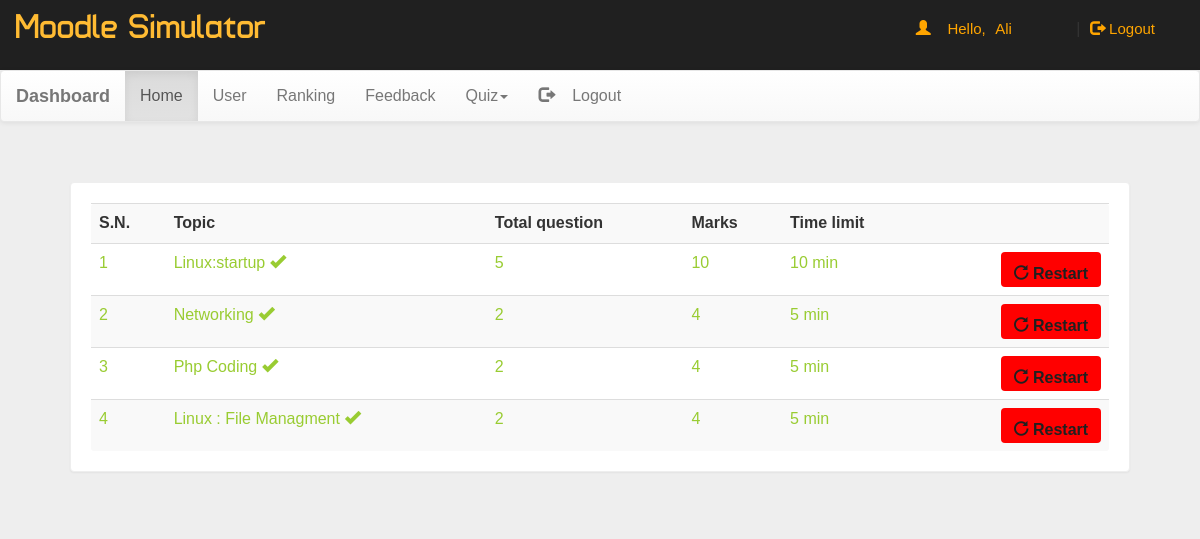
/dash.php (signed in), run on the app's committed database.
### tables this page shows
CREATE TABLE `quiz` (
  `eid` text NOT NULL,
  `title` varchar(100) NOT NULL,
  `sahi` int(11) NOT NULL,
  `wrong` int(11) NOT NULL,
  `total` int(11) NOT NULL,
  `time` bigint(20) NOT NULL,
  `intro` text NOT NULL,
  `tag` varchar(100) NOT NULL,
  `date` timestamp NOT NULL DEFAULT current_timestamp() ON UPDATE current_timestamp()
);

### dash.php (the view, shortened to what this page needs)
<!DOCTYPE >
<html>
<head>
<link  rel="stylesheet" href="css/bootstrap.min.css"/>
 <link  rel="stylesheet" href="css/bootstrap-theme.min.css"/>
 <link rel="stylesheet" href="css/main.css">
 <link  rel="stylesheet" href="css/font.css">
</head>
<body  style="background:#eee;">
<div class="header">
<div class="row">
<div class="col-lg-6">
<span class="logo">Moodle Simulator</span></div>
<?php
 include_once 'dbConnection.php';
$email=$_SESSION['email'];
  if(!(isset($_SESSION['email']))){
header("location:index.php");
}
else
{
$name = $_SESSION['name'];;
echo '<span class="pull-right top title1" ><span class="log1"><span class="glyphicon glyphicon-user" aria-hidden="true"></span>&nbsp;&nbsp;&nbsp;&nbsp;Hello,</span> <a href="account.php" class="log log1">'.$name.'</a>&nbsp;|&nbsp;<a href="logout.php?q=account.php" class="log"><span class="glyphicon glyphicon-log-out" aria-hidden="true"></span>&nbsp;Logout</button></a></span>';
}?>
</div></div>
<nav class="navbar navbar-default title1">
  <div class="container-fluid">
    <div class="navbar-header">
      <a class="navbar-brand" href="dash.php?q=0"><b>Dashboard</b></a>
    </div>
    <div class="collapse navbar-collapse" id="bs-example-navbar-collapse-1">
      <ul class="nav navbar-nav">
        <li <?php if(@$_GET['q']==0) echo'class="active"'; ?>><a href="dash.php?q=0">Home<span class="sr-only">(current)</span></a></li>
        <li <?php if(@$_GET['q']==1) echo'class="active"'; ?>><a href="dash.php?q=1">User</a></li>
		<li <?php if(@$_GET['q']==2) echo'class="active"'; ?>><a href="dash.php?q=2">Ranking</a></li>
		<li <?php if(@$_GET['q']==3) echo'class="active"'; ?>><a href="dash.php?q=3">Feedback</a></li>
        <li class="dropdown <?php if(@$_GET['q']==4 || @$_GET['q']==5) echo'active"'; ?>">
          <a href="#" class="dropdown-toggle" data-toggle="dropdown" role="button" aria-haspopup="true" aria-expanded="false">Quiz<span class="caret"></span></a>
        </li><li class="pull-right"> <a href="logout.php?q=account.php"><span class="glyphicon glyphicon-log-out" aria-hidden="true"></span>&nbsp;&nbsp;&nbsp;&nbsp;Logout</a></li>
      </ul>
          </div>
  </div>
</nav>
<div class="container">
<div class="row">
<div class="col-md-12">
<?php if(@$_GET['q']==0) {
$result = mysqli_query($con,"SELECT * FROM quiz ORDER BY date DESC") or die('Error');
echo  '<div class="panel"><div class="table-responsive"><table class="table table-striped title1">
<tr><td><b>S.N.</b></td><td><b>Topic</b></td><td><b>Total question</b></td><td><b>Marks</b></td><td><b>Time limit</b></td><td></td></tr>';
$c=1;
while($row = mysqli_fetch_array($result)) {
	$title = $row['title'];
	$total = $row['total'];
	$sahi = $row['sahi'];
    $time = $row['time'];
	$eid = $row['eid'];
$q12=mysqli_query($con,"SELECT score FROM history WHERE eid='$eid' AND email='$email'" )or die('Error98');
$rowcount=mysqli_num_rows($q12);
if($rowcount == 0){
	echo '<tr><td>'.$c++.'</td><td>'.$title.'</td><td>'.$total.'</td><td>'.$sahi*$total.'</td><td>'.$time.'&nbsp;min</td>
	<td><b><a href="account.php?q=quiz&step=2&eid='.$eid.'&n=1&t='.$total.'" class="pull-right btn sub1" style="margin:0px;background:#99cc32"><span class="glyphicon glyphicon-new-window" aria-hidden="true"></span>&nbsp;<span class="title1"><b>Start</b></span></a></b></td></tr>';
}
else
{
echo '<tr style="color:#99cc32"><td>'.$c++.'</td><td>'.$title.'&nbsp;<span title="This quiz is already solve by you" class="glyphicon glyphicon-ok" aria-hidden="true"></span></td><td>'.$total.'</td><td>'.$sahi*$total.'</td><td>'.$time.'&nbsp;min</td>
	<td><b><a href="update.php?q=quizre&step=25&eid='.$eid.'&n=1&t='.$total.'" class="pull-right btn sub1" style="margin:0px;background:red"><span class="glyphicon glyphicon-repeat" aria-hidden="true"></span>&nbsp;<span class="title1"><b>Restart</b></span></a></b></td></tr>';
}
}
echo '</table></div></div>';
}
?>
</div>
</body>
</html>

### css/main.css (style rules this page uses)
body { overflow-x:hidden; width:100%; font: 15px "Century Gothic", "Times Roman", sans-serif; background:#eee; min-height:550px; background-attachment:fixed; }
.panel { border-color:#eee; margin:40px; padding:20px; font: 15px "Century Gothic", "Times Roman", sans-serif; }
.header { background:#202020; height:70px; }
.logo { font-family:'typo'; font-size:35px; color:#ffbb33; margin:15px; }
.title1 { font: 16px "Century Gothic", "Times Roman", sans-serif; }
.sub1 { width:90px; color:#202020; background:orange; font-size:15px; height:35px; margin:20px; padding:10px; width:100px; }
.top { margin-top:20px; }
.log1 { font: 15px 'Ubuntu', sans-serif; color:orange; margin-left:10px; }
.log { margin:10px; margin-right:60px; margin-left:5px; color:orange; text-decoration:none; font-size:20px; font-size:15px; }

### data on the page
quiz: title "Linux:startup", total "5", $sahi*$total "10", time "10"
quiz: title "Networking", total "2", $sahi*$total "4", time "5"
quiz: title "Php Coding", total "2", $sahi*$total "4", time "5"
quiz: title "Linux : File Managment", total "2", $sahi*$total "4", time "5"

### other printed values
$name "Ali"
